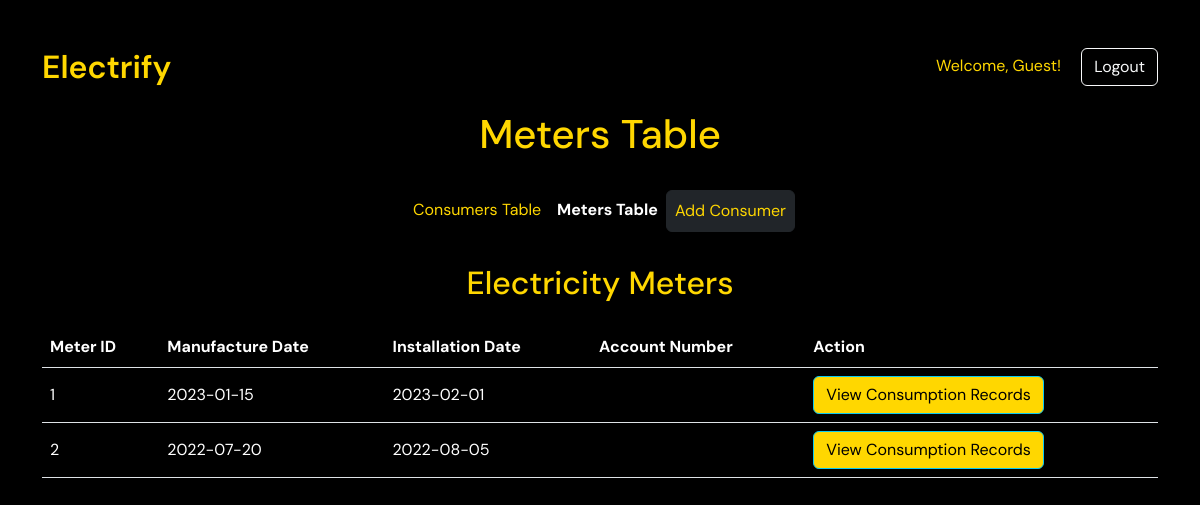
The app's page /meters.php, older data.
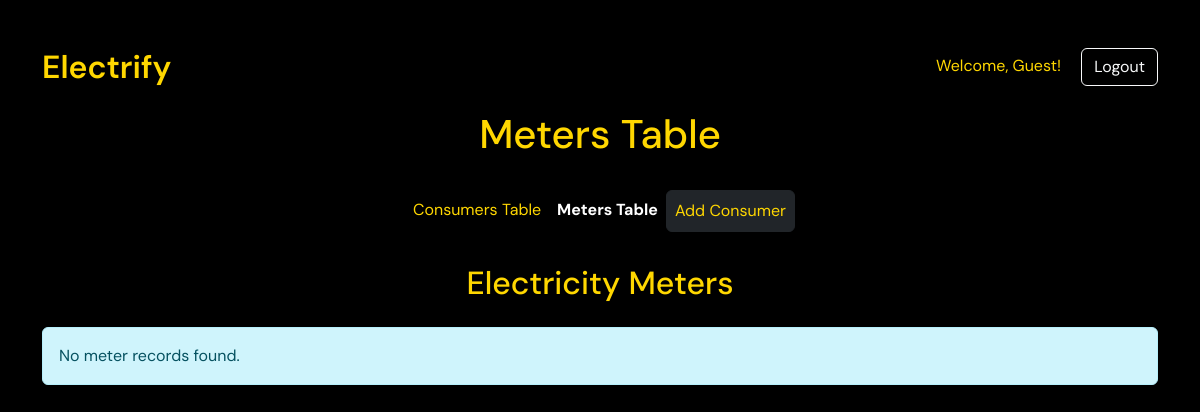
The same page, newer data.
### tables this page shows
CREATE TABLE `electricitymeters` (
  `meter_id` int(11) NOT NULL,
  `manufacture_date` date DEFAULT NULL,
  `installation_date` date DEFAULT NULL,
  `consumer_id` int(11) DEFAULT NULL
);

### meters.php (the view, shortened to what this page needs)
<?php
include 'database.php';
$username = '';
?>
<!DOCTYPE html>
<html lang="en">
<head>
  <link rel="stylesheet" href="https://cdn.jsdelivr.net/npm/bootstrap@5.2.3/dist/css/bootstrap.min.css">
</head>
<body>
<div class="container mt-5">
  <div class="row mb-4 align-items-center">
    <div class="col-md-6">
      <h2 class="mb-0" style="font-weight: 600">Electrify</h2>
    </div>
    <div class="col-md-6 text-end">
      <span class="me-3">Welcome, <?php echo $username ?: 'Guest'; ?>!</span>
      <a href="login.php" class="btn btn-outline-light">Logout</a>
    </div>
  </div>
  <h1 class="text-center mb-4">Meters Table</h1>
  <nav class="navbar navbar-expand-lg navbar-dark justify-content-center mb-4">
    <ul class="navbar-nav">
      <li class="nav-item"><a href="index.php" class="nav-link">Consumers Table</a></li>
      <li class="nav-item"><a href="meters.php" class="nav-link active">Meters Table</a></li>
      <li class="nav-item"><a href="addconsumer.php" class="nav-link btn btn-dark">Add Consumer</a></li>
    </ul>
  </nav>
  <h2 class="text-center mb-4">Electricity Meters</h2>
  <?php
  $meterSql = "
  SELECT
      em.meter_id,
      em.manufacture_date,
      em.installation_date,
      c.consumer_id,
      c.account_number
  FROM
      electricitymeters em
  LEFT JOIN
      consumers c ON em.consumer_id = c.consumer_id
  ";
  $result = mysqli_query($conn, $meterSql);
  if ($result && mysqli_num_rows($result) > 0) {
      echo "<table class='table table-responsive mt-4'>";
      echo "<thead>";
      echo "<tr>";
      echo "<th>Meter ID</th>";
      echo "<th>Manufacture Date</th>";
      echo "<th>Installation Date</th>";
      echo "<th>Account Number</th>";
      echo "<th>Action</th>";
      echo "</tr>";
      echo "</thead>";
      echo "<tbody>";
      while ($row = mysqli_fetch_assoc($result)) {
          echo "<tr>";
          echo "<td>" . htmlspecialchars($row['meter_id']) . "</td>";
          echo "<td>" . htmlspecialchars($row['manufacture_date']) . "</td>";
          echo "<td>" . htmlspecialchars($row['installation_date']) . "</td>";
          echo "<td>" . htmlspecialchars($row['account_number']) . "</td>";
          echo "<td><button class='btn btn-info view-consumption' data-consumer-id='" . htmlspecialchars($row['consumer_id']) . "'>View Consumption Records</button></td>";
          echo "</tr>";
      }
      echo "</tbody>";
      echo "</table>";
  } else {
      echo "<div class='alert alert-info mt-4'>No meter records found.</div>";
  }
  ?>
</div>
</body>
</html>

Row changes from the older to the newer data that the page shows:
removed electricitymeters: meter_id "1", manufacture_date "2023-01-15", installation_date "2023-02-01"
removed electricitymeters: meter_id "2", manufacture_date "2022-07-20", installation_date "2022-08-05"
Text that changed along with them:
text no longer shown: "Meter ID Manufacture Date Installation Date Account Number Action"
text now shown: "No meter records found."
